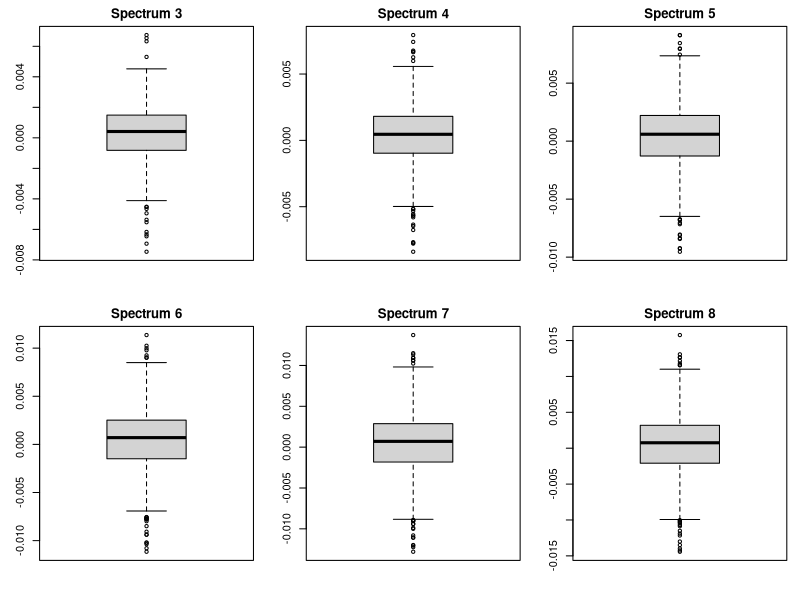
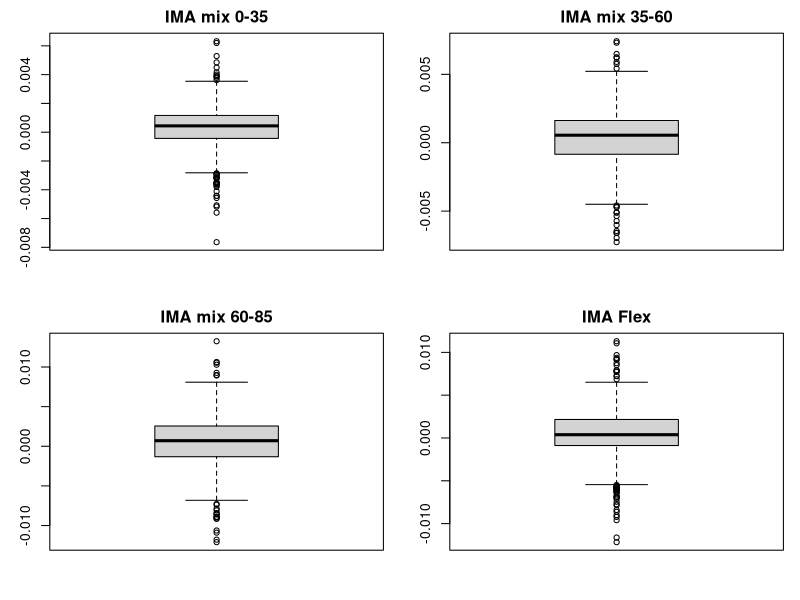

Write the R code that produced these figures, in order.
rm(list =ls(all=TRUE))

FundPrices <- read.csv("CitiPrices.csv", header = TRUE)
FundPrices$Date <- as.Date(FundPrices$Date, "%d/%m/%Y")
str(FundPrices)
names(FundPrices)

SectorRet <- read.csv("IMAreturns.csv", header = TRUE)
SectorRet$Date <- as.Date(SectorRet$Date, "%d-%b-%y")
str(SectorRet)
names(SectorRet)
SectorRet$IMA35Ret <- SectorRet$IMAmix35/100
SectorRet$IMA60Ret <- SectorRet$IMAmix60/100
SectorRet$IMA85Ret <- SectorRet$IMAmix85/100
SectorRet$IMAfRet <- SectorRet$IMAflex/100


FundPRes <- reshape(FundPrices[FundPrices$Class == "OA",],  
                    drop = c("Class", "SwingBasis", "Bid", "Offer"),
                    idvar = c("Date"),
                    timevar = "Fund", 
                    direction = "wide")
head(FundPRes)
n <- nrow(FundPRes)
FundPRes$Spec3Ret <- c(NA, FundPRes$Mid.SKSPEC3[2:n]/FundPRes$Mid.SKSPEC3[1:n-1]-1)
FundPRes$Spec4Ret <- c(NA, FundPRes$Mid.SKSPEC4[2:n]/FundPRes$Mid.SKSPEC4[1:n-1]-1)
FundPRes$Spec5Ret <- c(NA, FundPRes$Mid.SKSPEC5[2:n]/FundPRes$Mid.SKSPEC5[1:n-1]-1)
FundPRes$Spec6Ret <- c(NA, FundPRes$Mid.SKSPEC6[2:n]/FundPRes$Mid.SKSPEC6[1:n-1]-1)
FundPRes$Spec7Ret <- c(NA, FundPRes$Mid.SKSPEC7[2:n]/FundPRes$Mid.SKSPEC7[1:n-1]-1)
FundPRes$Spec8Ret <- c(NA, FundPRes$Mid.SKSPEC8[2:n]/FundPRes$Mid.SKSPEC8[1:n-1]-1)
#Worse code ever

#write.csv(FundPRes, file = "exportFundPRes.csv")

CombByDate <-merge(FundPRes, SectorRet, by = "Date", all = FALSE)
head(CombByDate)

.pardefault <- par()

par(mfrow = c(2,3), mar= c(3,3,2,1))
boxplot(CombByDate$Spec3Ret, main = "Spectrum 3")
boxplot(CombByDate$Spec4Ret, main = "Spectrum 4")
boxplot(CombByDate$Spec5Ret, main = "Spectrum 5")
boxplot(CombByDate$Spec6Ret, main = "Spectrum 6")
boxplot(CombByDate$Spec7Ret, main = "Spectrum 7")
boxplot(CombByDate$Spec8Ret, main = "Spectrum 8")

par(mfrow = c(2,2), mar= c(3,3,2,1))
boxplot(CombByDate$IMA35Ret, main = "IMA mix 0-35")
boxplot(CombByDate$IMA60Ret, main = "IMA mix 35-60")
boxplot(CombByDate$IMA85Ret, main = "IMA mix 60-85")
boxplot(CombByDate$IMAfRet, main = "IMA Flex")

par(.pardefault)
